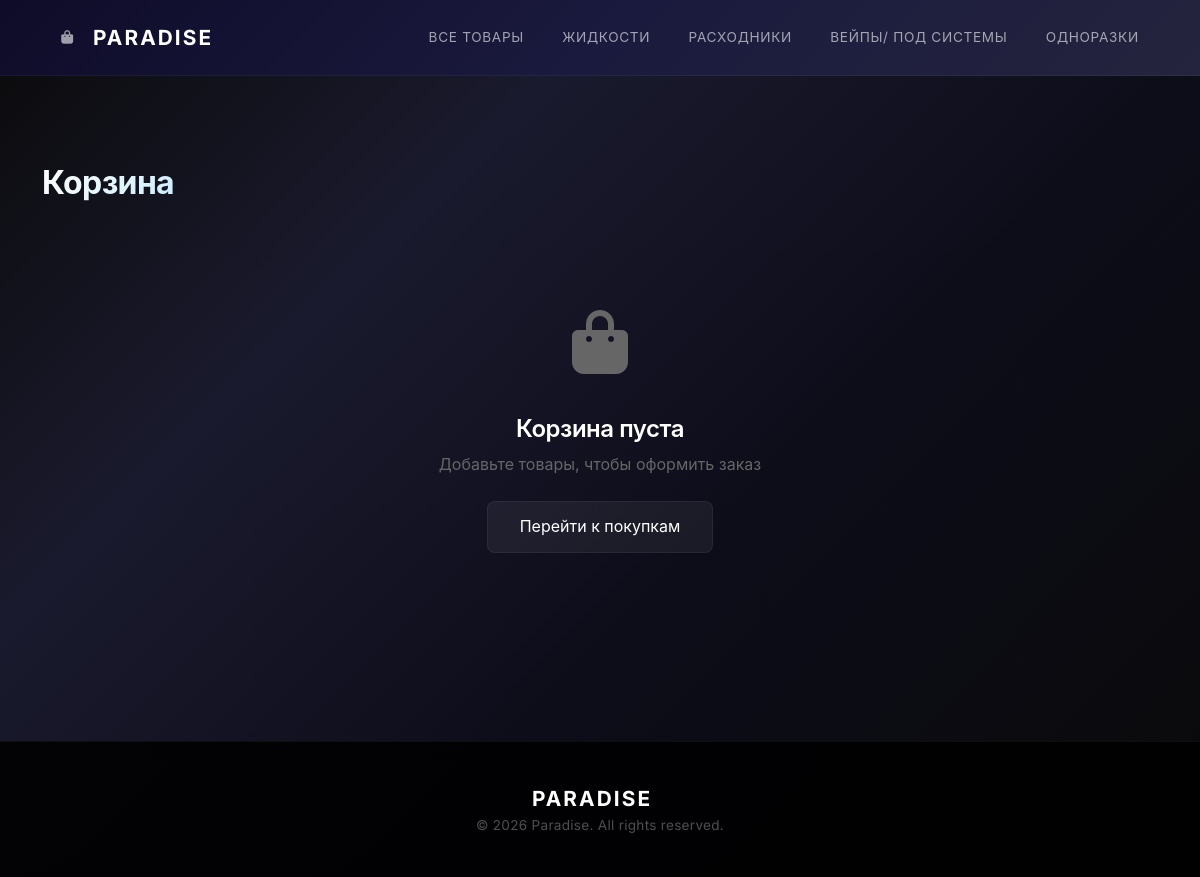
Page /cart/ on the committed database.
### paradise/catalog/models.py (models this page shows, shortened)
class Category(models.Model):
    name = models.CharField('Название', max_length=100)
    slug = models.SlugField(unique=True, blank=True)
    is_active = models.BooleanField('Активна', default=True)
    class Meta:
        verbose_name = 'Категория'
        verbose_name_plural = 'Категории'
    pass
    def get_absolute_url(self):
        return reverse('catalog:category', args=[self.slug])

### paradise/cart/views.py (the view)
# urls.py: path('', views.cart_view, name='cart_view'),
def cart_view(request):
    return render(request, 'cart/cart.html')

### paradise/cart/context_processors.py (called while the page is built)
def cart(request):
    session_key = request.session.session_key
    if not session_key:
        request.session.create()
        session_key = request.session.session_key
    cart_items = CartItem.objects.filter(session_key=session_key)
    total_items = sum(item.quantity for item in cart_items)
    total_price = sum(item.get_total_price() for item in cart_items)
    return {
        'cart_items': cart_items,
        'cart_total_items': total_items,
        'cart_total_price': total_price,
    }

### paradise/catalog/context_processors.py (called while the page is built)
def categories(request):
    return {
        'categories': Category.objects.filter(is_active=True)
    }

### paradise/cart/templates/cart/cart.html (shortened to what this page needs)
{% extends 'catalog/base.html' %}
{% load static %}
{% block content %}
<div class="cart-page">
    <div class="row">
        <div class="col-12">
            <h1 class="page-title">Корзина</h1>
            {% if cart_items %}
                <div class="cart-items">
                    {% for item in cart_items %}
                    <div class="cart-item">
                        <div class="cart-item-image">
                            {% if item.product.image %}
                            <img src="{{ item.product.image.url }}" alt="{{ item.product.name }}">
                            {% else %}
                            <div style="width: 100%; height: 100%; display: flex; align-items: center; justify-content: center; color: var(--text-muted);">
                                <i class="fas fa-image"></i>
                            </div>
                            {% endif %}
                        </div>
                        <div class="cart-item-info">
                            <div class="cart-item-name">{{ item.product.name }}</div>
                            <div class="cart-item-desc">
                                {% if item.flavor %}
                                    Вкус: {{ item.flavor }}
                                {% elif item.color %}
                                    Цвет: {{ item.color }}
                                {% else %}
                                    —
                                {% endif %}
                            </div>
                        </div>
                        <div class="cart-item-price">{{ item.product.price }} BYN</div>
                        <div class="cart-item-actions">
                            <button class="qty-btn" onclick="updateQuantity({{ item.id }}, -1)">−</button>
                            <input type="number" class="qty-input" id="qty_{{ item.id }}"
                                   value="{{ item.quantity }}" min="1" readonly>
                            <button class="qty-btn" onclick="updateQuantity({{ item.id }}, 1)">+</button>
                            <button class="cart-item-remove" onclick="removeItem({{ item.id }})">
                                <i class="fas fa-times"></i>
                            </button>
                        </div>
                    </div>
                    {% endfor %}
                </div>
                <div class="promo-section">
                    <input type="text" placeholder="Промокод" id="promoCode">
                    <button class="btn-apply" onclick="applyPromo()">Применить</button>
                </div>
                <div class="cart-summary">
                    <div class="summary-row">
                        <span>Подытог</span>
                        <span>{{ cart_total_price }} BYN</span>
                    </div>
                    <div class="summary-row total">
                        <span>Итого</span>
                        <span class="amount">{{ cart_total_price }} BYN</span>
                    </div>
<div class="telegram-field">
    <label for="telegramInput">
        <i class="fab fa-telegram-plane" style="color: var(--glow-blue);"></i>
        Telegram-ник <span style="color: #ff4444;">*</span>
    </label>
    <div class="input-group">
        <span class="input-group-text">@</span>
        <input type="text" id="telegramInput" class="form-control"
               placeholder="ваш_никнейм" required>
    </div>
    <small style="color: var(--text-muted); font-size: 0.75rem; display: block; margin-top: 4px;">
        <i class="fas fa-info-circle"></i> Введите ваш Telegram-ник без @
    </small>
    <div id="telegramError" style="display: none; color: #ff4444; margin-top: 8px;"></div>
</div>
                    <form method="post" action="{% url 'cart:cart_checkout' %}" id="checkoutForm">
                        {% csrf_token %}
                        <input type="hidden" name="telegram" id="telegramHidden">
                        <button type="button" class="btn-checkout" onclick="checkout()">
                            Оформить заказ
                        </button>
                    </form>
                </div>
                <a href="{% url 'catalog:product_list' %}" class="back-link">
                    <i class="fas fa-arrow-left"></i> Продолжить покупки
                </a>
            {% else %}
                <div class="cart-empty">
                    <div class="empty-icon">
                        <i class="fas fa-shopping-bag"></i>
                    </div>
                    <h4>Корзина пуста</h4>
                    <p>Добавьте товары, чтобы оформить заказ</p>
                    <a href="{% url 'catalog:product_list' %}" class="btn-shop">
                        Перейти к покупкам
                    </a>
                </div>
            {% endif %}
        </div>
    </div>
</div>
{% endblock %}

### paradise/catalog/templates/catalog/base.html (shortened to what this page needs)
{% load static %}
<!DOCTYPE html>
<html lang="ru">
<head>
    <link href="https://cdn.jsdelivr.net/npm/bootstrap@5.1.3/dist/css/bootstrap.min.css" rel="stylesheet">
    <link rel="stylesheet" href="https://cdnjs.cloudflare.com/ajax/libs/font-awesome/6.0.0/css/all.min.css">
    <link rel="stylesheet" href="{% static 'catalog/css/nova-style.css' %}">
</head>
<body>
    <nav class="navbar navbar-expand-lg navbar-dark">
        <div class="container">
             <a class="nav-link cart-link" href="{% url 'cart:cart_view' %}" aria-label="Корзина">
    <i class="fas fa-shopping-bag" aria-hidden="true"></i>
</a>
            <a class="navbar-brand" href="{% url 'catalog:product_list' %}">Paradise</a>
            <div class="collapse navbar-collapse" id="navbarNav">
                <ul class="navbar-nav ms-auto">
                    <li class="nav-item">
                        <a class="nav-link" href="{% url 'catalog:product_list' %}">Все товары</a>
                    </li>
                    {% for cat in categories %}
                    <li class="nav-item">
                        <a class="nav-link" href="{{ cat.get_absolute_url }}">{{ cat.name }}</a>
                    </li>
                    {% endfor %}
                </ul>
            </div>
        </div>
    </nav>
    <main>
        <div class="container my-5 page-transition">
            {% block content %}
            {% endblock %}
        </div>
    </main>
    <footer>
        <div class="container text-center">
            <a class="navbar-brand" href="/">Paradise</a>
            <p>© 2026 Paradise. All rights reserved.</p>
        </div>
    </footer>
</body>
</html>

### paradise/static/catalog/css/nova-style.css (style rules this page uses)
:root { --bg-primary: #0a0a0a; --bg-secondary: #111111; --bg-card: #161616; --bg-card-hover: #1a1a2e; --bg-nav: #000000; --text-primary: #ffffff; --text-secondary: #aaaaaa; --text-muted: #666666; --border-color: #2a2a2a; --accent: #ffffff; --accent-hover: #cccccc; --glow-blue: #4fc3f7; --glow-blue-dark: #0288d1; --glow-blue-light: #b3e5fc; --success: #ffffff; --danger: #ff4444; --shadow: 0 8px 30px rgba(0, 0, 0, 0.5); --shadow-glow: 0 0 30px rgba(79, 195, 247, 0.15); --font-primary: 'Inter', -apple-system, BlinkMacSystemFont, 'Segoe UI', Roboto, sans-serif; --transition: all 0.3s cubic-bezier(0.25, 0.46, 0.45, 0.94); }
* { margin: 0; padding: 0; box-sizing: border-box; }
body { font-family: var(--font-primary); background: linear-gradient(135deg, #0a0a0a 0%, #1a1a2e 30%, #0d0d1a 60%, #0a0a0a 100%); background-attachment: fixed; color: var(--text-primary); min-height: 100vh; display: flex; flex-direction: column; line-height: 1.6; -webkit-font-smoothing: antialiased; padding-top: 80px; }
main { flex: 1; }
h1, h2, h3, h4, h5, h6 { font-weight: 600; letter-spacing: -0.02em; color: var(--text-primary); }
h1 { font-size: 3rem; font-weight: 700; letter-spacing: -0.04em; }
.navbar { position: fixed; top: 0; left: 0; right: 0; z-index: 1000; background: linear-gradient(135deg, #0f0c29, #1a1a3e, #24243e) !important; border-bottom: 1px solid rgba(255, 255, 255, 0.05); backdrop-filter: blur(15px); -webkit-backdrop-filter: blur(15px); padding: 16px 0; transition: all 0.4s cubic-bezier(0.25, 0.46, 0.45, 0.94); }
.navbar-brand { font-weight: 700; font-size: 1.3rem; color: #ffffff !important; letter-spacing: 0.1em; text-transform: uppercase; }
.nav-link { color: rgba(255, 255, 255, 0.6) !important; font-weight: 400; font-size: 0.85rem; text-transform: uppercase; letter-spacing: 0.05em; padding: 0.5rem 1.2rem !important; transition: var(--transition); }
.navbar-collapse { transition: all 0.4s cubic-bezier(0.25, 0.46, 0.45, 0.94); }
.page-title { font-size: 3.5rem; font-weight: 700; letter-spacing: -0.04em; margin-bottom: 0.5rem; color: var(--text-primary); background: linear-gradient(135deg, #ffffff 0%, #4fc3f7 50%, #b3e5fc 100%); -webkit-background-clip: text; -webkit-text-fill-color: transparent; background-clip: text; }
footer { background: rgba(0, 0, 0, 0.85) !important; backdrop-filter: blur(10px); -webkit-backdrop-filter: blur(10px); padding: 40px 0 !important; margin-top: 60px; border-top: 1px solid rgba(255, 255, 255, 0.05); transition: all 0.4s cubic-bezier(0.25, 0.46, 0.45, 0.94); }
footer p { color: rgba(255, 255, 255, 0.3); margin: 0; font-size: 0.85rem; letter-spacing: 0.02em; }
.page-transition { animation: fadeSlideIn 0.4s cubic-bezier(0.25, 0.46, 0.45, 0.94) forwards; }
* { scrollbar-width: none; }
* { -ms-overflow-style: none; }

### paradise/cart/templates/cart/cart.html (style rules this page uses)
.cart-page { padding: 20px 0; }
.cart-page .page-title { font-size: 2rem; font-weight: 700; margin-bottom: 30px; letter-spacing: -0.02em; }
.cart-empty { text-align: center; padding: 60px 20px; }
.cart-empty .empty-icon { font-size: 4rem; color: var(--text-muted); margin-bottom: 20px; }
.cart-empty h4 { color: #ffffff; margin-bottom: 8px; }
.cart-empty p { color: var(--text-muted); margin-bottom: 24px; }
.btn-shop { background: rgba(255, 255, 255, 0.06); border: 1px solid rgba(255, 255, 255, 0.06); border-radius: 8px; padding: 12px 32px; color: #ffffff; text-decoration: none; transition: all 0.3s ease; display: inline-block; }

### rows in the picture
Category: name "ЖИДКОСТИ"
Category: name "РАСХОДНИКИ"
Category: name "ВЕЙПЫ/ ПОД СИСТЕМЫ"
Category: name "ОДНОРАЗКИ"
